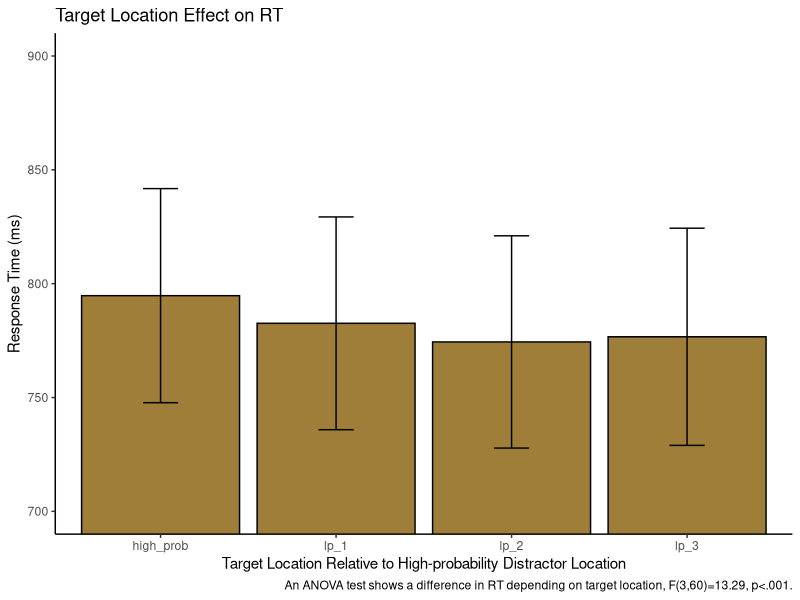
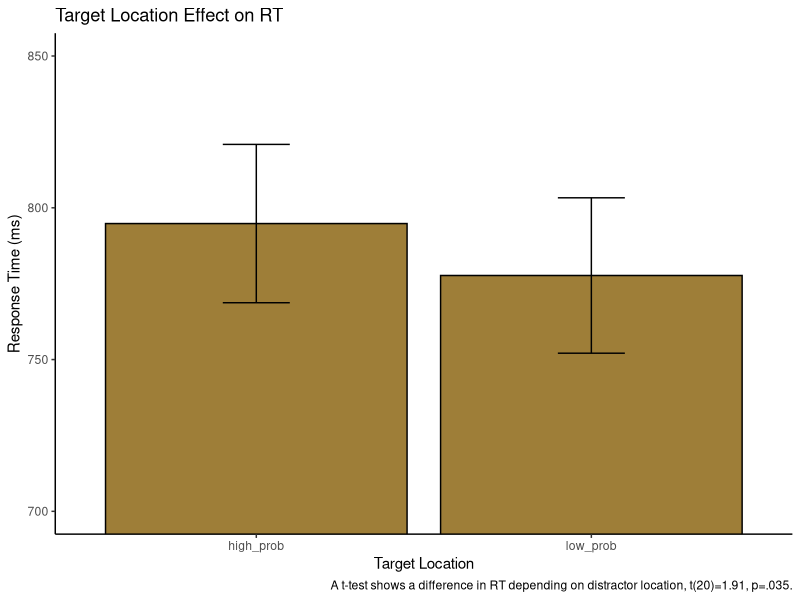
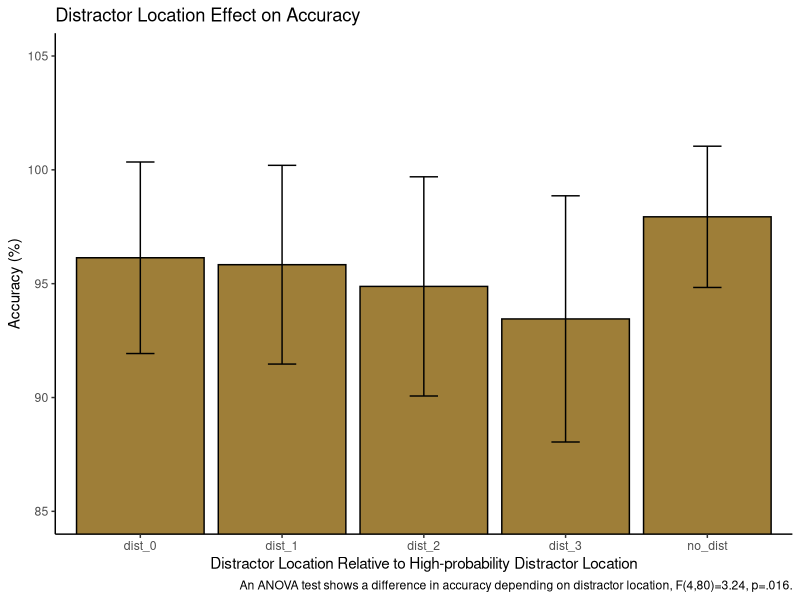
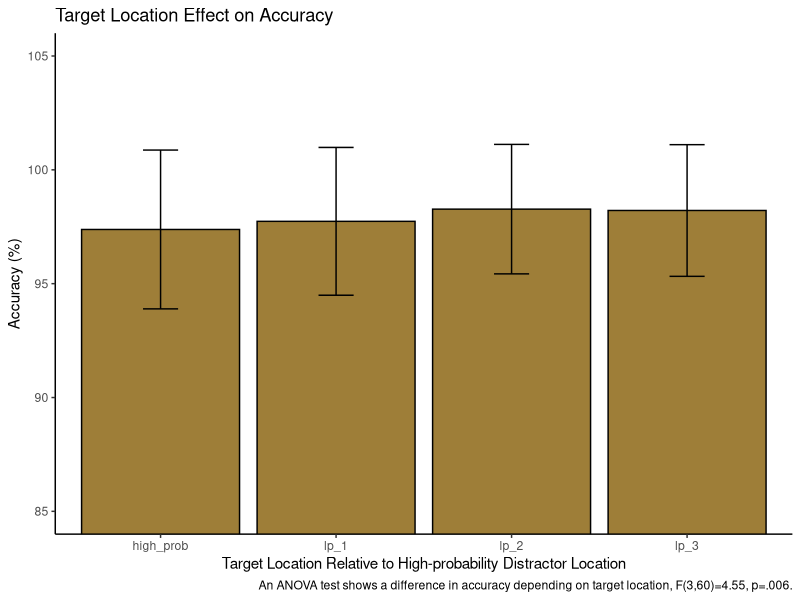

R code for these plots, in order:
## ---- chunk 1
library(tidyverse) 
library(tidyr)
library(rstatix)
library(data.table)
library(afex)
library(emmeans)
library(psych)
## ---- chunk 2

pilot <- read_csv("p02/pilot_final.csv", show_col_types = FALSE)

pilot$relative_hp_dist[pilot$relative_hp_dist == 10] <- "no_dist"
pilot$relative_hp_dist[pilot$relative_hp_dist == 0] <- "dist_0"
pilot$relative_hp_dist[pilot$relative_hp_dist == 1] <- "dist_1"
pilot$relative_hp_dist[pilot$relative_hp_dist == 2] <- "dist_2"
pilot$relative_hp_dist[pilot$relative_hp_dist == 3] <- "dist_3"
pilot$RT <- pilot$RT *1000
  
## ---- chunk 3

block_num <- rep(c(1,2,3,4,5,6,7,8), each=60, times=21)
pilot <- cbind(pilot, block_num)

## ---- chunk 4

pilot <- pilot %>%
  mutate(relative_target=
           case_when(target_loc=="loc1" & high_prob==1 ~ 0,
                     target_loc=="loc2" & high_prob==1 ~ 1,
                     target_loc=="loc3" & high_prob==1 ~ 2,
                     target_loc=="loc4" & high_prob==1 ~ 3,
                     target_loc=="loc5" & high_prob==1 ~ 2,
                     target_loc=="loc6" & high_prob==1 ~ 1,
                     target_loc=="loc1" & high_prob==2 ~ 1,
                     target_loc=="loc2" & high_prob==2 ~ 0,
                     target_loc=="loc3" & high_prob==2 ~ 1,
                     target_loc=="loc4" & high_prob==2 ~ 2,
                     target_loc=="loc5" & high_prob==2 ~ 3,
                     target_loc=="loc6" & high_prob==2 ~ 2,
                     target_loc=="loc1" & high_prob==3 ~ 2,
                     target_loc=="loc2" & high_prob==3 ~ 1,
                     target_loc=="loc3" & high_prob==3 ~ 0,
                     target_loc=="loc4" & high_prob==3 ~ 1,
                     target_loc=="loc5" & high_prob==3 ~ 2,
                     target_loc=="loc6" & high_prob==3 ~ 3,
                     target_loc=="loc1" & high_prob==4 ~ 3,
                     target_loc=="loc2" & high_prob==4 ~ 2,
                     target_loc=="loc3" & high_prob==4 ~ 1,
                     target_loc=="loc4" & high_prob==4 ~ 0,
                     target_loc=="loc5" & high_prob==4 ~ 1,
                     target_loc=="loc6" & high_prob==4 ~ 2,
                     target_loc=="loc1" & high_prob==5 ~ 2,
                     target_loc=="loc2" & high_prob==5 ~ 3,
                     target_loc=="loc3" & high_prob==5 ~ 2,
                     target_loc=="loc4" & high_prob==5 ~ 1,
                     target_loc=="loc5" & high_prob==5 ~ 0,
                     target_loc=="loc6" & high_prob==5 ~ 1,
                     target_loc=="loc1" & high_prob==6 ~ 1,
                     target_loc=="loc2" & high_prob==6 ~ 2,
                     target_loc=="loc3" & high_prob==6 ~ 3,
                     target_loc=="loc4" & high_prob==6 ~ 2,
                     target_loc=="loc5" & high_prob==6 ~ 1,
                     target_loc=="loc6" & high_prob==6 ~ 0,))

pilot$relative_target[pilot$relative_target == 0] <- "high_prob"
pilot$relative_target[pilot$relative_target == 1] <- "lp_1"
pilot$relative_target[pilot$relative_target == 2] <- "lp_2"
pilot$relative_target[pilot$relative_target == 3] <- "lp_3"

## ---- chunk 5
xsize <- c(4, 5, 6, 7, 8, 9, 10, 11, 12, 13, 14, 15, 20, 
             25, 30, 35, 50, 100)
stds <- c(1.458, 1.68, 1.841, 1.961, 2.05, 2.12, 2.173, 
            2.22, 2.246, 2.274, 2.31, 2.326, 2.391, 2.41, 2.4305, 
            2.45, 2.48, 2.5)
## ---- chunk 6
trimmed <- pilot[pilot$acc==100, ] %>% group_by(ID, relative_hp_dist) %>%
           mutate(sdc = ifelse(length(RT)>=100,2.5,approx(xsize,stds,xout=length(RT))$y), avg = mean(RT), stdev = sd(RT)) %>%
           filter(RT <= sdc*stdev+avg & RT >=avg-(sdc*stdev) & RT >=.200) %>%
           select(ID, relative_hp_dist, RT, block_num, relative_target) %>%
           as.data.frame()


statPrep <- trimmed %>% group_by(ID, relative_hp_dist) %>% summarise(measurement=mean(RT)) %>% as.data.frame()
100-(nrow(trimmed)/nrow(pilot[pilot$acc==100, ]))*100
## ---- chunk 7

target_means <- trimmed %>%
  filter(relative_hp_dist=="no_dist") %>%
  group_by(relative_target) %>%
  summarize(mean_rts=mean(RT),
            sd_rt=sd(RT),
            n_rt=21,
            se=sd_rt/sqrt(n_rt),
            upper_limit=mean_rts+se,
            lower_limit=mean_rts-se
  )
target_means

## ---- chunk 8
ggplot(data = target_means, aes(x = relative_target, y = mean_rts)) +
  geom_bar(stat = "identity", fill="#9E7E38", color='#000000') +
  geom_errorbar(aes(ymin=lower_limit, ymax=upper_limit), width=0.2)+
  coord_cartesian(ylim = c(700,900))+
  theme_classic()+
  labs(x = "Target Location Relative to High-probability Distractor Location", y = "Response Time (ms)")+
  labs(title = "Target Location Effect on RT")+
  labs(caption = "An ANOVA test shows a difference in RT depending on target location, F(3,60)=13.29, p<.001.")
  
## ---- chunk 9

df2 <- subset(trimmed,block_num!='7' & relative_hp_dist=="no_dist")
df2 <- subset(df2,block_num!='8')
#df2 <- subset(df2,block_num!='5')
#df2 <- subset(df2,block_num!='6')

space2<- df2 %>%
  group_by(ID, relative_target) %>%
  summarize(rts = mean(RT)
            )
space2

## ---- chunk 10

aov_car(rts ~ relative_target + Error(ID/relative_target), data=space2)

## ---- chunk 11

space <- trimmed %>%
  subset(relative_hp_dist=="no_dist")%>%
  group_by(ID, relative_target) %>%
  summarize(rts = mean(RT),
            )
space
  
## ---- chunk 12

space_anova <- setDT(space)
space_anova <- dcast(space_anova,ID~relative_target,value.var='rts')

## ---- chunk 13

#first identify outliers - not sure what to do with them anyway so overall just ignore? maybe reason enough to get rid of ppt 11? ppt 11 was problematic in most tests
space %>%
  group_by(relative_target) %>%
  identify_outliers(rts)


#testing the normality assumption -- data is normally distributed enough because no conditions have a p-value less than .05
space %>%
  group_by(relative_target) %>%
  shapiro_test(rts)

## ---- chunk 14

res.aov <- anova_test(data = space, dv = rts, wid = ID, within = relative_target)
get_anova_table(res.aov)

## ---- chunk 15

model = aov(rts~factor(relative_target)+
                Error(factor(ID)), data=space)
summary(model)

## ---- chunk 16

model2 <- aov_car(rts ~ relative_target + Error(ID/relative_target), data=space)

model2


## ---- chunk 17

space_anova <- space_anova %>%
  mutate(low_prob = (lp_1+lp_2+lp_3)/3)

## ---- chunk 18

df_mod <- subset(space_anova, select=c(ID, high_prob, low_prob))

df_mod <- reshape2::melt(df_mod, id.var=c('ID'), variable.name= "relative_target")

## ---- chunk 19

sum_stats2 <- df_mod%>%
  group_by(relative_target)%>%
  summarize(mean_rts=mean(value),
            sd_rt=sd(value),
            n_rt=21,
            se=sd_rt/sqrt(n_rt),
            upper_limit=mean_rts+se,
            lower_limit=mean_rts-se
  )
sum_stats2

## ---- chunk 20
ggplot(data = sum_stats2, aes(x = relative_target, y = mean_rts)) +
  geom_bar(stat = "identity", fill="#9E7E38", color='#000000') +
  geom_errorbar(aes(ymin=lower_limit, ymax=upper_limit), width=0.2)+
  coord_cartesian(ylim = c(700,850))+
  theme_classic()+
  labs(x = "Target Location", y = "Response Time (ms)")+
  labs(title = "Target Location Effect on RT")+
  labs(caption = "A t-test shows a difference in RT depending on distractor location, t(20)=1.91, p=.035.")
  
## ---- chunk 21

t.test(x=space_anova$high_prob, y=space_anova$low_prob, alternative="greater", mu=0,paired = TRUE, conf.level = .95)

## ---- chunk 22

space_half <- setDT(space2)
space_half <- dcast(space_half,ID~relative_target,value.var='rts')

space_half <- space_half %>%
 mutate(low_prob = (lp_1+lp_2+lp_3)/3)

space_half %>%
  t.test(x=space_half$low_prob, y=space_half$high_prob, alternative="greater", mu=0,paired = TRUE, conf.level = .95)

## ---- chunk 23

pilot_distacc <- pilot %>%
  group_by(relative_hp_dist) %>%
  summarize(accuracy = mean(acc),
            sd_rt=sd(acc),
            n_rt=21,
            se=sd_rt/sqrt(n_rt),
            upper_limit=accuracy+se,
            lower_limit=accuracy-se
            )
pilot_targacc <- pilot %>%
  subset(relative_hp_dist=="no_dist")%>%
  group_by(relative_target) %>%
  summarize(accuracy = mean(acc),
            sd_rt=sd(acc),
            n_rt=21,
            se=sd_rt/sqrt(n_rt),
            upper_limit=accuracy+se,
            lower_limit=accuracy-se
            )



## ---- chunk 24
ggplot(data = pilot_distacc, aes(x = relative_hp_dist, y = accuracy)) +
  geom_bar(stat = "identity", fill="#9E7E38", color='#000000') +
  geom_errorbar(aes(ymin=lower_limit, ymax=upper_limit), width=0.2)+
  coord_cartesian(ylim = c(85,105))+
  theme_classic()+
  labs(x = "Distractor Location Relative to High-probability Distractor Location", y = "Accuracy (%)")+
  labs(title = "Distractor Location Effect on Accuracy")+
  labs(caption = "An ANOVA test shows a difference in accuracy depending on distractor location, F(4,80)=3.24, p=.016.")

## ---- chunk 25
ggplot(data = pilot_targacc, aes(x = relative_target, y = accuracy)) +
  geom_bar(stat = "identity", fill="#9E7E38", color='#000000') +
  geom_errorbar(aes(ymin=lower_limit, ymax=upper_limit), width=0.2)+
  coord_cartesian(ylim = c(85,105))+
  theme_classic()+
  labs(x = "Target Location Relative to High-probability Distractor Location", y = "Accuracy (%)")+
  labs(title = "Target Location Effect on Accuracy")+
  labs(caption = "An ANOVA test shows a difference in accuracy depending on target location, F(3,60)=4.55, p=.006.")

## ---- chunk 26

pilot_dist <- pilot %>%
  group_by(ID, relative_hp_dist) %>%
  summarize(accuracy = mean(acc)
            )
pilot_dist
## ---- chunk 27

pilot_targ <- pilot %>%
  subset(relative_hp_dist=="no_dist")%>%
  group_by(ID, relative_target) %>%
  summarize(accuracy = mean(acc)
            )

pilot_targ

## ---- chunk 28

model = aov(accuracy~factor(relative_hp_dist)+
                Error(factor(ID)), data=pilot_dist)
summary(model)

## ---- chunk 29

model2 <- aov_car(accuracy ~ relative_hp_dist + Error(ID/relative_hp_dist), data=pilot_dist)

model2


## ---- chunk 30

model = aov(accuracy~factor(relative_target)+
                Error(factor(ID)), data=pilot_targ)
summary(model)

## ---- chunk 31

model2 <- aov_car(accuracy ~ relative_target + Error(ID/relative_target), data=pilot_targ)

model2


## ---- chunk 32
df3 <- subset(pilot,block_num!='7')
df3 <- subset(df3,block_num!='8')
df3 <- subset(df3,block_num!='5')
df3 <- subset(df3,block_num!='6')



## ---- chunk 33

pilot_dist3 <- df3 %>%
  group_by(ID, relative_hp_dist) %>%
  summarize(accuracy = mean(acc)
            )

## ---- chunk 34

pilot_targ3 <- df3 %>%
  subset(relative_hp_dist="no_dist")%>%
  group_by(ID, relative_target) %>%
  summarize(accuracy = mean(acc)
            )


## ---- chunk 35

aov_car(accuracy ~ relative_hp_dist + Error(ID/relative_hp_dist), data=pilot_dist3)



## ---- chunk 36

aov_car(accuracy ~ relative_target + Error(ID/relative_target), data=pilot_targ3)
